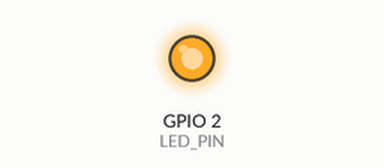
Bench run of a sketch on a simulated ESP8266 (NodeMCU). Shown: output pins drawn as LEDs (lit = HIGH).

Above: at 0.1 s.
Timing chart, 0 to 2.4 s (numbered marks = the images above):
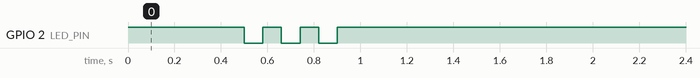

The sketch:

esp01_firmware.ino
```cpp
/*
 * ESP01 (ESP8266) 固件 - 心率监测专用
 *
 * 硬件连接：
 *   STM32H7 PA10 (TX) → ESP01 RX (GPIO3)
 *   STM32H7 PA9  (RX) → ESP01 TX (GPIO1)
 *   3.3V → VCC, EN(CH_PD)
 *   GND  → GND
 *
 * 功能：
 *   1. 创建WiFi热点 "HeartRateMonitor"
 *   2. 启动TCP服务器 (端口8080)
 *   3. 接收STM32串口数据，转发给手机APP
 *
 * 协议：心率,评分,状态\n
 *   例: 78,95,0
 */

#include <ESP8266WiFi.h>

const char* ssid     = "HeartRateMonitor";
const char* password = "12345678";

WiFiServer tcpServer(8080);
WiFiClient activeClient;

#define LED_PIN 2  // ESP01板载LED (GPIO2)

void setup() {
  pinMode(LED_PIN, OUTPUT);
  digitalWrite(LED_PIN, HIGH); // 熄灭

  // 串口与STM32通信
  Serial.begin(115200);
  delay(500);
  Serial.println(); // 空行，帮助STM32识别ESP01就绪

  // WiFi AP模式
  WiFi.mode(WIFI_AP);
  WiFi.softAP(ssid, password);

  // 启动TCP服务器
  tcpServer.begin();
  tcpServer.setNoDelay(true);

  // LED快闪3次表示启动完成
  for (int i = 0; i < 3; i++) {
    digitalWrite(LED_PIN, LOW); delay(80);
    digitalWrite(LED_PIN, HIGH); delay(80);
  }
}

void loop() {
  // 检查新客户端连接
  if (tcpServer.hasClient()) {
    if (!activeClient || !activeClient.connected()) {
      activeClient = tcpServer.available();
      activeClient.setNoDelay(true);
      digitalWrite(LED_PIN, LOW); // 连接时点亮LED
    } else {
      // 已有客户端，拒绝新连接
      WiFiClient rejected = tcpServer.available();
      rejected.stop();
    }
  }

  // 检查客户端是否断开
  if (activeClient && !activeClient.connected()) {
    activeClient.stop();
    digitalWrite(LED_PIN, HIGH); // 断开时熄灭LED
  }

  // 从STM32读取数据，转发给手机
  if (activeClient && activeClient.connected()) {
    while (Serial.available()) {
      char c = Serial.read();
      activeClient.write(c); // 逐字节转发，最高效

      // LED闪烁指示数据传输
      if (c == '\n') {
        digitalWrite(LED_PIN, HIGH);
        delay(5);
        digitalWrite(LED_PIN, LOW);
      }
    }
  } else {
    // 无客户端时，清空串口缓冲
    while (Serial.available()) Serial.read();
  }

  delay(1); // 防止看门狗
}
```
